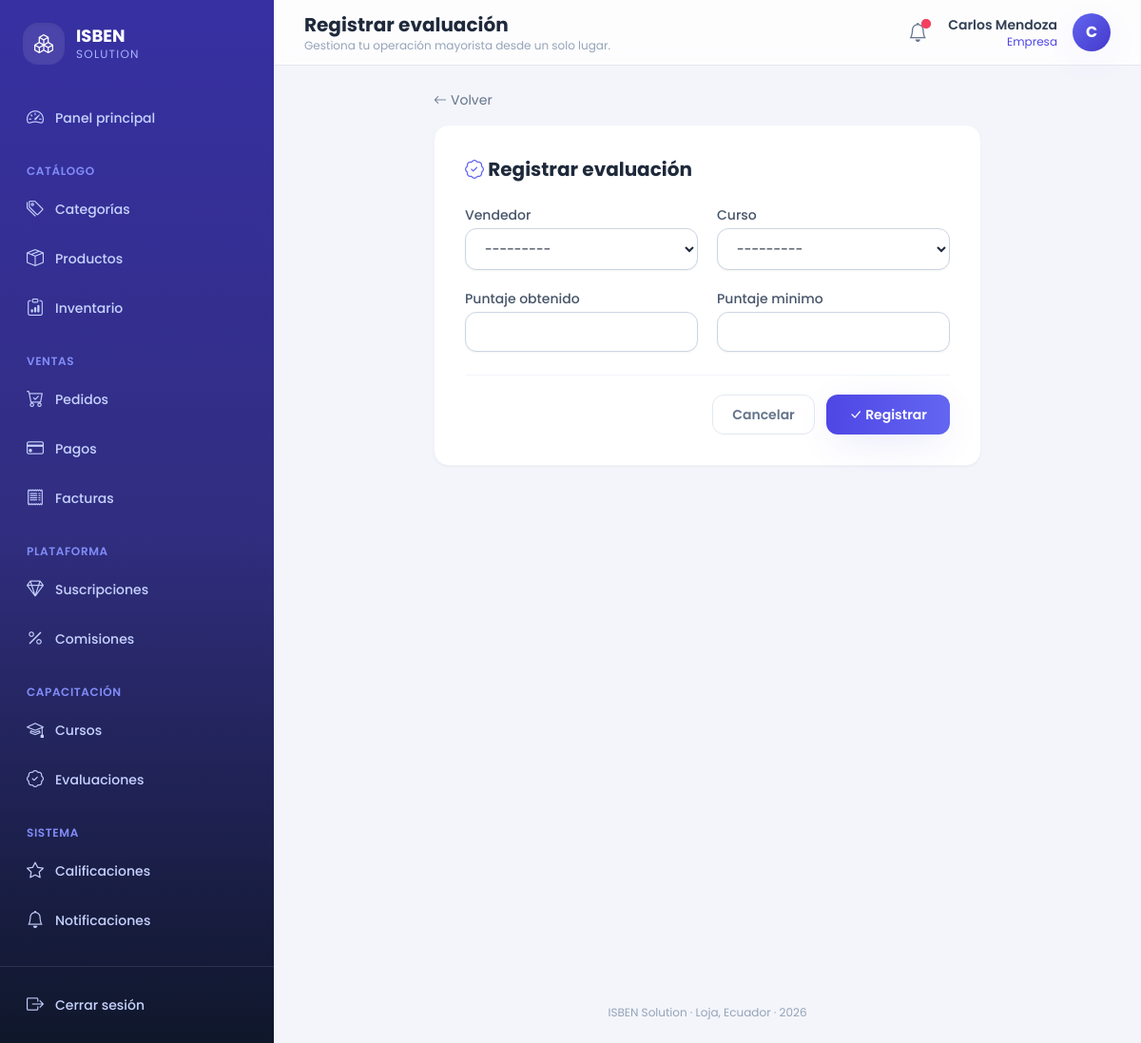
The page /evaluaciones/crear/ (signed in) on the database its author committed.
### core/models.py (models this page shows, shortened)
class Notificacion(models.Model):
    destinatario  = models.ForeignKey(Usuario, on_delete=models.CASCADE,
                                      related_name='notificaciones')
    tipo          = models.CharField(max_length=20, choices=TIPO_NOTIFICACION)
    titulo        = models.CharField(max_length=200)
    mensaje       = models.TextField()
    leida         = models.BooleanField(default=False)
    fecha_envio   = models.DateTimeField(auto_now_add=True)
    fecha_lectura = models.DateTimeField(null=True, blank=True)
    class Meta:
        ordering = ['-fecha_envio']
        verbose_name = 'Notificación'
        verbose_name_plural = 'Notificaciones'

class Usuario(AbstractUser):
    email    = models.EmailField(unique=True)
    telefono = models.CharField(max_length=20, blank=True)
    rol      = models.CharField(max_length=20, choices=ROL_USUARIO)
    fecha_actualizacion = models.DateTimeField(auto_now=True)
    REQUIRED_FIELDS = ['email', 'rol']
    class Meta:
        verbose_name = 'Usuario'
        verbose_name_plural = 'Usuarios'
    def get_nombre_completo(self):
        return self.get_full_name()

### core/views.py (the view, shortened to what this page needs)
# urls.py: path('evaluaciones/crear/', views.crear_evaluacion, name='crear_evaluacion'),
@rol_requerido('administrador', 'empresa', 'vendedor')
def crear_evaluacion(request):
    form = EvaluacionForm(request.POST or None)
    if request.user.rol == 'vendedor':
        form.fields.pop('vendedor', None)
    return render(request, 'core/evaluaciones/crear.html', {'form': form})

### core/forms.py
class EvaluacionForm(forms.ModelForm):
    class Meta:
        model = Evaluacion
        fields = ['vendedor', 'curso', 'puntaje_obtenido', 'puntaje_minimo']

### core/context_processors.py (called while the page is built)
def notificaciones(request):
    if request.user.is_authenticated:
        return {
            'notificaciones_no_leidas_global': request.user.notificaciones.filter(leida=False).count(),
        }
    return {}

### core/models.py (called while the page is built)
    def __str__(self):
        return "%s - Identidad: %s (%s)" % (
            self.usuario.get_nombre_completo(),
            self.numero_identidad,
            self.estado_aprobacion
        )

    def __str__(self):
        return "%s - %sh (%s)" % (
            self.titulo,
            self.duracion_horas,
            self.empresa.razon_social if self.empresa else "General"
        )

### core/templatetags/form_tags.py (called while the page is built)
@register.filter(name="campo")
def campo(field):
    widget = field.field.widget.__class__.__name__
    css = CHECK_CSS if widget == "CheckboxInput" else INPUT_CSS
    if field.errors:
        css += " border-rose-400 focus:border-rose-500 focus:ring-rose-100"
    return field.as_widget(attrs={"class": css})

@register.filter(name="es_textarea")
def es_textarea(field):
    return field.field.widget.__class__.__name__ == "Textarea"

@register.filter(name="es_checkbox")
def es_checkbox(field):
    return field.field.widget.__class__.__name__ == "CheckboxInput"

@register.filter(name="es_multiple")
def es_multiple(field):
    return field.field.widget.__class__.__name__ in ("SelectMultiple", "CheckboxSelectMultiple")

### core/templates/core/evaluaciones/crear.html (shortened to what this page needs)
{% extends 'core/master.html' %}
{% load form_tags %}
{% block header_title %}Registrar evaluación{% endblock %}
{% block content %}
<div class="mx-auto max-w-xl">
  <a href="{% url 'lista_evaluaciones' %}" class="mb-4 inline-flex items-center gap-1 text-sm text-slate-500 hover:text-brand-600"><i class="bi bi-arrow-left"></i> Volver</a>
  <div class="rounded-2xl border border-slate-100 bg-white p-6 shadow-sm sm:p-8">
    <h2 class="mb-6 text-xl font-bold text-slate-800"><i class="bi bi-patch-check text-brand-500"></i> Registrar evaluación</h2>
    <form method="post">
      {% include 'core/partials/_form_campos.html' %}
      <div class="mt-6 flex justify-end gap-3 border-t border-slate-100 pt-5">
        <a href="{% url 'lista_evaluaciones' %}" class="rounded-xl border border-slate-200 px-5 py-2.5 text-sm font-semibold text-slate-500 transition hover:border-slate-300 hover:bg-slate-50">Cancelar</a>
        <button type="submit" class="rounded-xl bg-gradient-to-r from-brand-600 to-brand-500 px-6 py-2.5 text-sm font-semibold text-white shadow-soft transition active:scale-[0.98] hover:from-brand-700 hover:to-brand-600"><i class="bi bi-check-lg"></i> Registrar</button>
      </div>
    </form>
  </div>
</div>
{% endblock %}

### core/templates/core/master.html (shortened to what this page needs)
{% load static %}
<!DOCTYPE html>
<html lang="es">
<head>
<script src="https://cdn.tailwindcss.com"></script>
<link rel="stylesheet" href="https://cdn.jsdelivr.net/npm/bootstrap-icons@1.11.3/font/bootstrap-icons.min.css">
<link rel="stylesheet" href="{% static 'core/css/estilos.css' %}">
</head>
<body class="font-sans text-slate-700 antialiased" x-data="{ sidebarOpen: false }">
{% if user.is_authenticated %}
<div class="flex min-h-screen">
  <aside
    class="fixed inset-y-0 left-0 z-40 w-72 transform bg-gradient-to-b from-brand-800 via-brand-900 to-slate-900 text-indigo-100 transition-transform duration-300 lg:static lg:translate-x-0"
    :class="sidebarOpen ? 'translate-x-0' : '-translate-x-full'">
    <div class="flex h-full flex-col">
      <div class="flex items-center gap-3 px-6 py-6">
        <div class="flex h-11 w-11 items-center justify-center rounded-2xl bg-white/10 text-xl font-bold text-white shadow-inner">
          <i class="bi bi-boxes"></i>
        </div>
        <div>
          <p class="text-lg font-bold leading-tight text-white">ISBEN</p>
          <p class="text-xs uppercase tracking-widest text-indigo-300">Solution</p>
        </div>
      </div>
      <nav class="mt-2 flex-1 space-y-6 overflow-y-auto px-4 pb-6">
        <div>
          <a href="{% url 'inicio' %}"
             class="group relative flex items-center gap-3 rounded-xl px-3 py-2.5 text-sm font-medium transition {% if request.resolver_match.url_name == 'inicio' %}bg-white/10 text-white shadow-soft{% else %}text-indigo-200 hover:translate-x-0.5 hover:bg-white/5 hover:text-white{% endif %}">
            <i class="bi bi-speedometer2 text-lg"></i> Panel principal
          </a>
        </div>
        <div>
          <p class="px-3 pb-2 text-xs font-semibold uppercase tracking-wider text-indigo-400">Catálogo</p>
          <div class="space-y-1">
            {% include 'core/partials/_nav_link.html' with url_name='lista_categorias' icon='bi-tags' label='Categorías' %}
            {% include 'core/partials/_nav_link.html' with url_name='lista_productos' icon='bi-box-seam' label='Productos' %}
            {% if user.rol in 'empresa,administrador' %}
              {% include 'core/partials/_nav_link.html' with url_name='lista_inventario' icon='bi-clipboard-data' label='Inventario' %}
            {% endif %}
          </div>
        </div>
        <div>
          <p class="px-3 pb-2 text-xs font-semibold uppercase tracking-wider text-indigo-400">Ventas</p>
          <div class="space-y-1">
            {% include 'core/partials/_nav_link.html' with url_name='lista_pedidos' icon='bi-cart-check' label='Pedidos' %}
            {% include 'core/partials/_nav_link.html' with url_name='lista_pagos' icon='bi-credit-card' label='Pagos' %}
            {% include 'core/partials/_nav_link.html' with url_name='lista_facturas' icon='bi-receipt' label='Facturas' %}
          </div>
        </div>
        {% if user.rol == 'administrador' or user.rol == 'empresa' %}
        <div>
          <p class="px-3 pb-2 text-xs font-semibold uppercase tracking-wider text-indigo-400">Plataforma</p>
          <div class="space-y-1">
            {% include 'core/partials/_nav_link.html' with url_name='lista_suscripciones' icon='bi-gem' label='Suscripciones' %}
            {% include 'core/partials/_nav_link.html' with url_name='lista_comisiones' icon='bi-percent' label='Comisiones' %}
          </div>
        </div>
        {% endif %}
        <div>
          <p class="px-3 pb-2 text-xs font-semibold uppercase tracking-wider text-indigo-400">Capacitación</p>
          <div class="space-y-1">
            {% include 'core/partials/_nav_link.html' with url_name='lista_cursos' icon='bi-mortarboard' label='Cursos' %}
            {% include 'core/partials/_nav_link.html' with url_name='lista_evaluaciones' icon='bi-patch-check' label='Evaluaciones' %}
          </div>
        </div>
        <div>
          <p class="px-3 pb-2 text-xs font-semibold uppercase tracking-wider text-indigo-400">Sistema</p>
          <div class="space-y-1">
            {% include 'core/partials/_nav_link.html' with url_name='lista_calificaciones' icon='bi-star' label='Calificaciones' %}
            {% include 'core/partials/_nav_link.html' with url_name='lista_notificaciones' icon='bi-bell' label='Notificaciones' %}
          </div>
        </div>
      </nav>
      <div class="border-t border-white/10 p-4">
        <form action="{% url 'logout' %}" method="post">
          <button type="submit" class="flex w-full items-center gap-3 rounded-xl px-3 py-2.5 text-sm font-medium text-indigo-200 transition hover:bg-white/5 hover:text-white">
            <i class="bi bi-box-arrow-right text-lg"></i> Cerrar sesión
          </button>
        </form>
      </div>
    </div>
  </aside>
  <div class="flex min-h-screen flex-1 flex-col lg:pl-0">
    <header class="sticky top-0 z-20 flex items-center justify-between gap-4 border-b border-slate-200 bg-white/80 px-4 py-3 backdrop-blur lg:px-8">
      <div class="flex items-center gap-3">
        <div>
          <h1 class="text-lg font-bold text-slate-800 lg:text-xl">{% block header_title %}{% endblock %}</h1>
          <p class="hidden text-xs text-slate-400 sm:block">{% block header_subtitle %}Gestiona tu operación mayorista desde un solo lugar.{% endblock %}</p>
        </div>
      </div>
      <div class="flex items-center gap-3">
        <a href="{% url 'lista_notificaciones' %}" class="relative grid h-10 w-10 place-items-center rounded-xl text-slate-500 transition hover:bg-slate-100 hover:text-brand-600" title="Notificaciones">
          <i class="bi bi-bell text-xl"></i>
          {% if notificaciones_no_leidas_global %}
          <span class="absolute right-1.5 top-1.5 flex h-2.5 w-2.5">
            <span class="relative inline-flex h-2.5 w-2.5 rounded-full bg-rose-500"></span>
          </span>
          {% endif %}
        </a>
        <div class="flex items-center gap-4" x-data="{ open: false }">
          <div class="hidden text-right sm:block">
            <p class="text-sm font-semibold text-slate-700">{{ user.get_full_name|default:user.username }}</p>
            <p class="text-xs capitalize text-brand-600">{{ user.get_rol_display }}</p>
          </div>
          <button @click="open = !open" class="grid h-10 w-10 place-items-center rounded-full bg-gradient-to-br from-brand-500 to-brand-700 font-bold text-white shadow-soft transition hover:shadow-lg">
            {{ user.first_name|slice:":1"|upper|default:user.username|slice:":1"|upper }}
          </button>
        </div>
      </div>
    </header>
    <main class="pagina-contenido flex-1 px-4 py-6 lg:px-8">
      {% block content %}{% endblock %}
    </main>
    <footer class="px-4 py-6 text-center text-xs text-slate-400 lg:px-8">
      ISBEN Solution &middot; Loja, Ecuador &middot; {% now "Y" %}
    </footer>
  </div>
</div>
{% else %}
  {% block auth_content %}{% endblock %}
{% endif %}
</body>
</html>

### core/templates/core/partials/_nav_link.html (shortened to what this page needs)
{% url url_name as nav_url %}
<a href="{{ nav_url }}"
   class="group relative flex items-center gap-3 rounded-xl px-3 py-2.5 text-sm font-medium transition {% if request.resolver_match.url_name == url_name %}bg-white/10 text-white shadow-soft{% else %}text-indigo-200 hover:translate-x-0.5 hover:bg-white/5 hover:text-white{% endif %}">
  <i class="bi {{ icon }} text-lg"></i> {{ label }}
</a>

### core/templates/core/master.html (style rules this page uses)
body { background: #f4f5fb; }
main.pagina-contenido { animation: fadeInUp 0.35s ease-out; }
a, button { -webkit-tap-highlight-color: transparent; }

### rows shown on the page
Notificacion: tipo "Inventario"
Usuario: get_full_name "Carlos Mendoza", rol "Empresa", first_name "C"

### other values the page prints
{{ label }} "Categorías Productos Pedidos Pagos Facturas Suscripciones Comisiones Cursos Evaluaciones Calificaciones Notificaciones"
{{ field.label }} "Vendedor" "Curso" "Puntaje obtenido" "Puntaje minimo"
